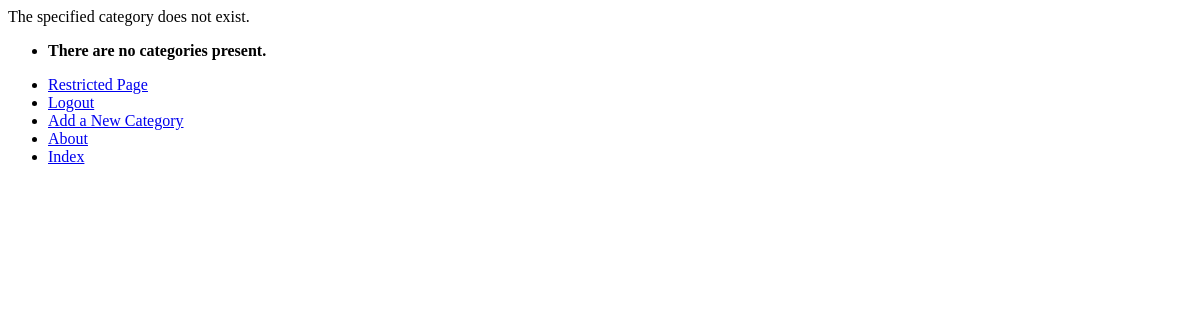
Before: /rango/category/criteria/ (signed in) with the older database file.
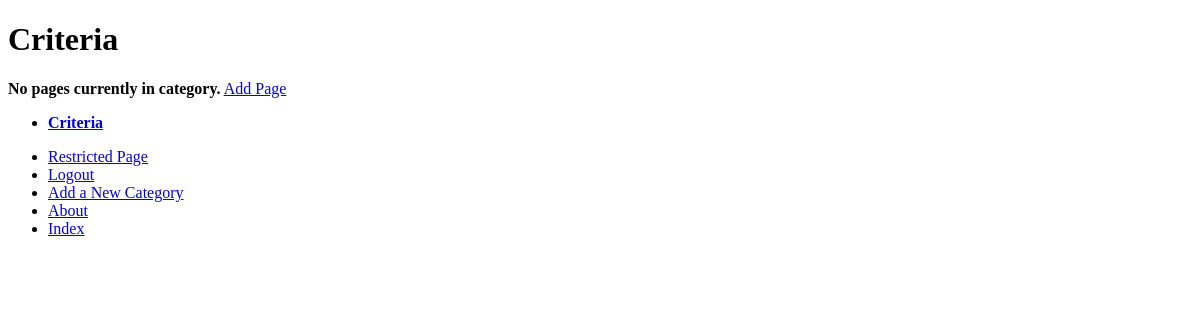
After: the same page with the newer database file.
### rango/models.py (models this page shows, shortened)
class Category(models.Model):
    NAME_MAX_LENGTH = 128
    name = models.CharField(max_length=NAME_MAX_LENGTH, unique=True)
    views = models.IntegerField(default=0)
    likes = models.IntegerField(default=0)
    slug = models.SlugField(unique=True)
    class Meta:
        verbose_name_plural = 'Categories'

### rango/views.py (the view)
# urls.py: path('category/<slug:category_name_slug>/', views.show_category, name='show_category'),
def show_category(request, category_name_slug):
    context_dict = {}
    try:
        category = Category.objects.get(slug=category_name_slug)
        pages = Page.objects.filter(category=category)
        context_dict['pages'] = pages
        context_dict['category'] = category
    except Category.DoesNotExist:
        context_dict['pages'] = None
        context_dict['category'] = None
    return render(request, 'rango/category.html', context=context_dict)

### rango/templatetags/rango_template_tags.py (called while the page is built)
@register.inclusion_tag('rango/categories.html')
def get_category_list(current_category=None):
    return {'categories': Category.objects.all(),
            'current_category': current_category}

### templates/rango/category.html (shortened to what this page needs)
{% extends 'rango/base.html' %}
{% load staticfiles %}
{% block body_block %}
    {% if category %}
        <h1>{{ category.name }}</h1>
    {% if pages %}
    <ul>
        {% for page in pages %}
        <li>
            <a href="{{ page.url }}">{{ page.title }}</a>
        </li>
        {% endfor %}
    </ul>
    {% else %}
    <strong>No pages currently in category.</strong>
    {% endif %}
    {% if user.is_authenticated %}
    <a href="{% url 'rango:add_page' category.slug %}">Add Page</a> <br />
    {% endif %}
    {% else %}
    The specified category does not exist.
    {% endif %}
{% endblock %}

### templates/rango/base.html (shortened to what this page needs)
<!DOCTYPE html>
{% load staticfiles %}
{% load rango_template_tags %}
<html>
    <head lang="en">
    </head>
    <body>
        <div>
        {% block body_block %}
        {% endblock %}
        </div>
        <div>
            {% block sidebar_block %}
                {% get_category_list category %}
            {% endblock %}
        </div>
        <div>
            <ul>
            {% if user.is_authenticated %}
                <li><a href="{% url 'rango:restricted' %}">Restricted Page</a></li>
                <li><a href="{% url 'rango:logout' %}">Logout</a></li>
                <li><a href="{% url 'rango:add_category' %}">Add a New Category</a></li>
            {% else %}
                <li><a href="{% url 'rango:register' %}">Sign Up</a></li>
                <li><a href="{% url 'rango:login' %}">Login</a></li>
            {% endif %}
                <li><a href="{% url 'rango:about' %}">About</a></li>
                <li><a href="{% url 'rango:index' %}">Index</a></li>
            </ul>
        </div>
    </body>
</html>

### templates/rango/categories.html
<ul>
    {% if categories %}
        {% for c in categories %}
            {% if c == current_category %}
            <li><strong><a href="{% url 'rango:show_category' c.slug %}">{{ c.name }}</a></strong></li>
            {% else %}
            <li><a href="{% url 'rango:show_category' c.slug %}">{{ c.name }}</a></li>
            {% endif %}
        {% endfor %}
    {% else %}
        <li><strong>There are no categories present.</strong></li>
    {% endif %}
    </ul>

Changed rows visible on the page:
added Category: name "Criteria"
Other visible differences:
text no longer shown: "The specified category does not exist. There are no categories present."
text now shown: "No pages currently in category. Add Page"
